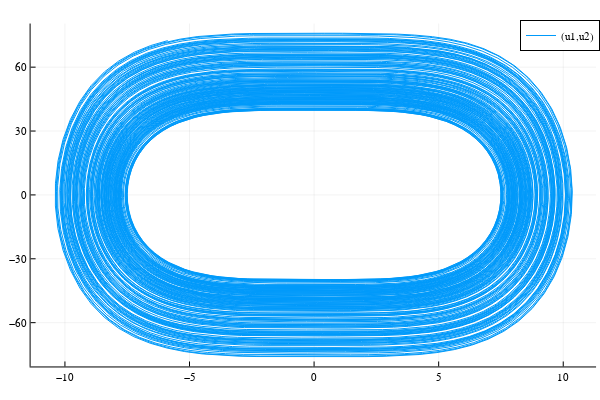

Here is the notebook cell this chart was saved with:
### Code cell
#u0=[1.0,1.0]
u0=rand(4,4)*10.0
tspan = (0.0,100.0)
prob = ODEProblem(ripa1!,u0,tspan)
sol=solve(prob)
plot(sol,vars=(1,2))

### Figure 1 — Plotly figure (JSON) as saved in the notebook; plotly's stock layout.template omitted (floating-point values rounded to 4 significant figures; data arrays with more than 128 entries replaced by an {"elided": "..."} marker saying what was removed)
{"data": [{"colorbar": {"title": {"text": ""}}, "legendgroup": "(u1,u2)", "line": {"color": "rgba(0, 154, 250, 1.000)", "dash": "solid", "shape": "linear", "width": 1}, "mode": "lines", "name": "(u1,u2)", "showlegend": true, "type": "scatter", "x": {"elided": "10440 float values"}, "xaxis": "x", "y": {"elided": "10440 float values"}, "yaxis": "y", "zmax": null, "zmin": null}], "layout": {"annotations": [], "height": 400, "legend": {"bgcolor": "rgba(255, 255, 255, 1.000)", "bordercolor": "rgba(0, 0, 0, 1)", "borderwidth": 1, "font": {"color": "rgba(0, 0, 0, 1)", "family": "sans-serif", "size": 11}, "tracegroupgap": 0, "traceorder": "normal", "x": 1, "xanchor": "auto", "y": 1, "yanchor": "auto"}, "margin": {"b": 20, "l": 0, "r": 0, "t": 20}, "paper_bgcolor": "rgba(255, 255, 255, 1.000)", "plot_bgcolor": "rgba(255, 255, 255, 1.000)", "showlegend": true, "width": 600, "xaxis": {"anchor": "y", "domain": [0.05101, 0.9934], "gridcolor": "rgba(0, 0, 0, 0.1)", "gridwidth": 0.5, "linecolor": "rgba(0, 0, 0, 1)", "mirror": false, "range": [-11.38, 11.32], "showgrid": true, "showline": true, "showticklabels": true, "tickangle": 0, "tickcolor": "rgb(0, 0, 0)", "tickfont": {"color": "rgba(0, 0, 0, 1)", "family": "sans-serif", "size": 11}, "tickmode": "array", "ticks": "inside", "ticktext": ["−10", "−5", "0", "5", "10"], "tickvals": [-10, -5, 0, 5, 10], "title": {"font": {"color": "rgba(0, 0, 0, 1)", "family": "sans-serif", "size": 15}, "text": ""}, "type": "linear", "visible": true, "zeroline": false, "zerolinecolor": "rgba(0, 0, 0, 1)"}, "yaxis": {"anchor": "x", "domain": [0.03762, 0.9902], "gridcolor": "rgba(0, 0, 0, 0.1)", "gridwidth": 0.5, "linecolor": "rgba(0, 0, 0, 1)", "mirror": false, "range": [-80.57, 80.48], "showgrid": true, "showline": true, "showticklabels": true, "tickangle": 0, "tickcolor": "rgb(0, 0, 0)", "tickfont": {"color": "rgba(0, 0, 0, 1)", "family": "sans-serif", "size": 11}, "tickmode": "array", "ticks": "inside", "ticktext": ["−60", "−30", "0", "30", "60"], "tickvals": [-60, -30, 0, 30, 60], "title": {"font": {"color": "rgba(0, 0, 0, 1)", "family": "sans-serif", "size": 15}, "text": ""}, "type": "linear", "visible": true, "zeroline": false, "zerolinecolor": "rgba(0, 0, 0, 1)"}}}
